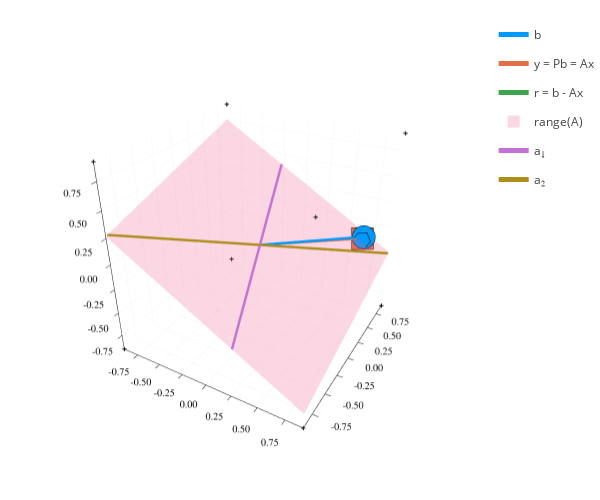

Notebook code for this chart:
### Code cell
q = plot_ls_diagram(randn(3,2), randn(3))
plot!(q, size=(600,500))

### Figure 1 — Plotly figure (JSON) as saved in the notebook; plotly's stock layout.template omitted (floating-point values rounded to 4 significant figures)
{"data": [{"colorbar": {"title": ""}, "hoverinfo": "text", "legendgroup": "b", "line": {"color": "rgba(0, 154, 250, 1.000)", "dash": "solid", "shape": "linear", "width": 5}, "mode": "lines", "name": "b", "scene": "scene", "showlegend": true, "text": ["b:<br>+0.67<br>+0.82<br>-0.13", "b:<br>+0.67<br>+0.82<br>-0.13"], "type": "scatter3d", "x": [0, 0.6697], "xaxis": "x", "y": [0, 0.8216], "yaxis": "y", "z": [0, -0.1289], "zaxis": "z", "zmax": null, "zmin": null}, {"colorbar": {"title": ""}, "legendgroup": "", "line": {"color": "rgba(0, 154, 250, 1.000)", "dash": "solid", "shape": "linear", "width": 5}, "marker": {"color": "rgba(0, 154, 250, 1.000)", "line": {"color": "rgba(0, 0, 0, 1.000)", "width": 1}, "size": 8, "symbol": "octagon"}, "mode": "lines+markers", "name": "", "scene": "scene", "showlegend": false, "type": "scatter3d", "x": [0.6697], "xaxis": "x", "y": [0.8216], "yaxis": "y", "z": [-0.1289], "zaxis": "z", "zmax": null, "zmin": null}, {"colorbar": {"title": ""}, "legendgroup": "", "marker": {"color": "rgba(62, 164, 78, 1.000)", "line": {"color": "rgba(0, 0, 0, 1.000)", "width": 1}, "size": 2, "symbol": "cross"}, "mode": "markers", "name": "", "scene": "scene", "showlegend": false, "type": "scatter3d", "x": [-0.9102, 0.9102, -0.9102, 0.9102, -0.9102, 0.9102, -0.9102, 0.9102], "xaxis": "x", "y": [-0.9102, -0.9102, 0.9102, 0.9102, -0.9102, -0.9102, 0.9102, 0.9102], "yaxis": "y", "z": [-0.9102, -0.9102, -0.9102, -0.9102, 0.9102, 0.9102, 0.9102, 0.9102], "zaxis": "z", "zmax": null, "zmin": null}, {"colorbar": {"title": ""}, "hoverinfo": "text", "legendgroup": "y = Pb = Ax", "line": {"color": "rgba(227, 111, 71, 1.000)", "dash": "solid", "shape": "linear", "width": 5}, "mode": "lines", "name": "y = Pb = Ax", "scene": "scene", "showlegend": true, "text": ["x:<br>-0.19<br>-0.60<br>y:<br>+0.66<br>+0.83<br>-0.15", "x:<br>-0.19<br>-0.60<br>y:<br>+0.66<br>+0.83<br>-0.15"], "type": "scatter3d", "x": [0, 0.6573], "xaxis": "x", "y": [0, 0.8274], "yaxis": "y", "z": [0, -0.1508], "zaxis": "z", "zmax": null, "zmin": null}, {"colorbar": {"title": ""}, "legendgroup": "", "line": {"color": "rgba(227, 111, 71, 1.000)", "dash": "solid", "shape": "linear", "width": 5}, "marker": {"color": "rgba(227, 111, 71, 1.000)", "line": {"color": "rgba(0, 0, 0, 1.000)", "width": 1}, "size": 8, "symbol": "square"}, "mode": "lines+markers", "name": "", "scene": "scene", "showlegend": false, "type": "scatter3d", "x": [0.6573], "xaxis": "x", "y": [0.8274], "yaxis": "y", "z": [-0.1508], "zaxis": "z", "zmax": null, "zmin": null}, {"colorbar": {"title": ""}, "hoverinfo": "text", "legendgroup": "r = b - Ax", "line": {"color": "rgba(62, 164, 78, 1.000)", "dash": "solid", "shape": "linear", "width": 5}, "mode": "lines", "name": "r = b - Ax", "scene": "scene", "showlegend": true, "text": ["r:<br>+0.01<br>-0.01<br>+0.02", "r:<br>+0.01<br>-0.01<br>+0.02"], "type": "scatter3d", "x": [0.6573, 0.6697], "xaxis": "x", "y": [0.8274, 0.8216], "yaxis": "y", "z": [-0.1508, -0.1289], "zaxis": "z", "zmax": null, "zmin": null}, {"color": "rgba(237, 94, 147, 0.500)", "colorbar": {"title": ""}, "colorscale": [[0, "rgba(237, 94, 147, 0.500)"], [1, "rgba(237, 94, 147, 0.500)"]], "hoverinfo": "none", "name": "range(A)", "opacity": 0.5, "scene": "scene", "showlegend": true, "showscale": false, "type": "mesh3d", "x": [-0.9102, 0.9102, -0.9102, 0.9102], "xaxis": "x", "y": [-0.9102, -0.9102, 0.9102, 0.9102], "yaxis": "y", "z": [0.2716, -0.7567, 0.7567, -0.2716], "zaxis": "z", "zmax": null, "zmin": null}, {"colorbar": {"title": ""}, "hoverinfo": "text", "legendgroup": "a₁", "line": {"color": "rgba(195, 113, 210, 1.000)", "dash": "solid", "shape": "linear", "width": 5}, "mode": "lines", "name": "a₁", "scene": "scene", "showlegend": true, "text": ["a₁:<br>+0.22<br>-0.73<br>-0.32", "a₁:<br>+0.22<br>-0.73<br>-0.32"], "type": "scatter3d", "x": [-0.2751, 0.2751], "xaxis": "x", "y": [0.9102, -0.9102], "yaxis": "y", "z": [0.398, -0.398], "zaxis": "z", "zmax": null, "zmin": null}, {"colorbar": {"title": ""}, "hoverinfo": "text", "legendgroup": "a₂", "line": {"color": "rgba(172, 142, 24, 1.000)", "dash": "solid", "shape": "linear", "width": 5}, "mode": "lines", "name": "a₂", "scene": "scene", "showlegend": true, "text": ["a₂:<br>-1.16<br>-1.13<br>+0.35", "a₂:<br>-1.16<br>-1.13<br>+0.35"], "type": "scatter3d", "x": [0.9102, -0.9102], "xaxis": "x", "y": [0.8916, -0.8916], "yaxis": "y", "z": [-0.2765, 0.2765], "zaxis": "z", "zmax": null, "zmin": null}, {"colorbar": {"title": ""}, "legendgroup": "", "line": {"color": "rgba(0, 0, 0, 1.000)", "dash": "solid", "shape": "linear", "width": 1}, "mode": "lines", "name": "", "scene": "scene", "showlegend": false, "type": "scatter3d", "x": [0.5957, 0.6436, 0.7052], "xaxis": "x", "y": [0.7499, 0.7273, 0.8048], "yaxis": "y", "z": [-0.1366, -0.05182, -0.06594], "zaxis": "z", "zmax": null, "zmin": null}, {"colorbar": {"title": ""}, "legendgroup": "", "line": {"color": "rgba(0, 0, 0, 1.000)", "dash": "solid", "shape": "linear", "width": 1}, "mode": "lines", "name": "", "scene": "scene", "showlegend": false, "type": "scatter3d", "x": [0.7198, 0.7678, 0.7052], "xaxis": "x", "y": [0.7684, 0.7458, 0.8048], "yaxis": "y", "z": [-0.2018, -0.117, -0.06594], "zaxis": "z", "zmax": null, "zmin": null}], "layout": {"annotations": [], "height": 500, "legend_position": {"bgcolor": "rgba(255, 255, 255, 1.000)", "bordercolor": "rgba(0, 0, 0, 1.000)", "borderwidth": 1, "font": {"color": "rgba(0, 0, 0, 1.000)", "family": "sans-serif", "size": 11}, "title": {"font": {"color": "rgba(0, 0, 0, 1.000)", "family": "sans-serif", "size": 15}, "text": ""}, "tracegroupgap": 0, "traceorder": "normal", "x": 1, "xanchor": "auto", "y": 1, "yanchor": "auto"}, "margin": {"b": 20, "l": 0, "r": 0, "t": 20}, "paper_bgcolor": "rgba(255, 255, 255, 1.000)", "plot_bgcolor": "rgba(255, 255, 255, 1.000)", "scene": {"camera": {"eye": {"x": 1.126, "y": -1.95, "z": 1.3}}, "domain": {"x": [0.08064, 0.9934], "y": [0.0301, 0.9921]}, "xaxis": {"gridcolor": "rgba(0, 0, 0, 0.100)", "gridwidth": 0.5, "linecolor": "rgba(0, 0, 0, 1.000)", "mirror": false, "range": [-0.9102, 0.9102], "showgrid": true, "showline": true, "showticklabels": true, "tickangle": 0, "tickcolor": "rgb(0, 0, 0)", "tickfont": {"color": "rgba(0, 0, 0, 1.000)", "family": "sans-serif", "size": 11}, "tickmode": "array", "ticks": "inside", "ticktext": ["-0.75", "-0.50", "-0.25", "0.00", "0.25", "0.50", "0.75"], "tickvals": [-0.75, -0.5, -0.25, 0, 0.25, 0.5, 0.75], "title": "", "titlefont": {"color": "rgba(0, 0, 0, 1.000)", "family": "sans-serif", "size": 15}, "type": "-", "visible": true, "zeroline": false, "zerolinecolor": "rgba(0, 0, 0, 1.000)"}, "yaxis": {"gridcolor": "rgba(0, 0, 0, 0.100)", "gridwidth": 0.5, "linecolor": "rgba(0, 0, 0, 1.000)", "mirror": false, "range": [-0.9102, 0.9102], "showgrid": true, "showline": true, "showticklabels": true, "tickangle": 0, "tickcolor": "rgb(0, 0, 0)", "tickfont": {"color": "rgba(0, 0, 0, 1.000)", "family": "sans-serif", "size": 11}, "tickmode": "array", "ticks": "inside", "ticktext": ["-0.75", "-0.50", "-0.25", "0.00", "0.25", "0.50", "0.75"], "tickvals": [-0.75, -0.5, -0.25, 0, 0.25, 0.5, 0.75], "title": "", "titlefont": {"color": "rgba(0, 0, 0, 1.000)", "family": "sans-serif", "size": 15}, "type": "-", "visible": true, "zeroline": false, "zerolinecolor": "rgba(0, 0, 0, 1.000)"}, "zaxis": {"gridcolor": "rgba(0, 0, 0, 0.100)", "gridwidth": 0.5, "linecolor": "rgba(0, 0, 0, 1.000)", "mirror": false, "range": [-0.9102, 0.9102], "showgrid": true, "showline": true, "showticklabels": true, "tickangle": 0, "tickcolor": "rgb(0, 0, 0)", "tickfont": {"color": "rgba(0, 0, 0, 1.000)", "family": "sans-serif", "size": 11}, "tickmode": "array", "ticks": "inside", "ticktext": ["-0.75", "-0.50", "-0.25", "0.00", "0.25", "0.50", "0.75"], "tickvals": [-0.75, -0.5, -0.25, 0, 0.25, 0.5, 0.75], "title": "", "titlefont": {"color": "rgba(0, 0, 0, 1.000)", "family": "sans-serif", "size": 15}, "type": "-", "visible": true, "zeroline": false, "zerolinecolor": "rgba(0, 0, 0, 1.000)"}}, "showlegend": true, "width": 600}}
